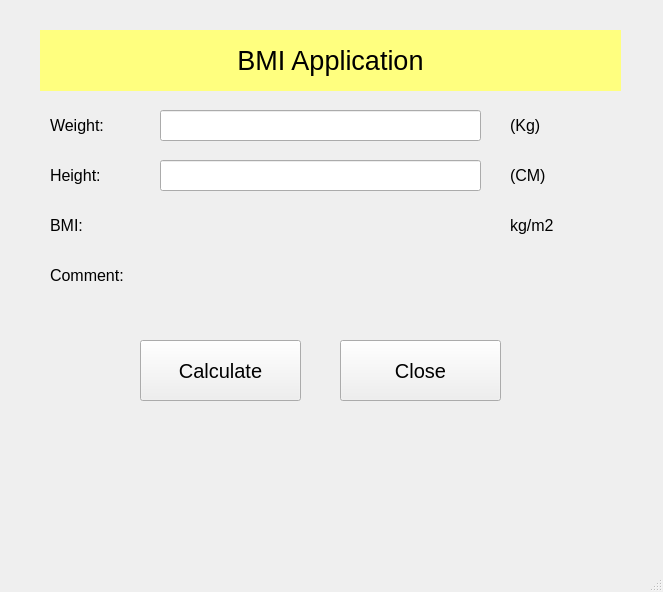
<?xml version="1.0" encoding="UTF-8"?>
<ui version="4.0">
 <class>MainWindow</class>
 <widget class="QMainWindow" name="MainWindow">
  <property name="geometry">
   <rect>
    <x>0</x>
    <y>0</y>
    <width>663</width>
    <height>592</height>
   </rect>
  </property>
  <property name="windowTitle">
   <string>Le Nguyen Quynh Nhu - K244111475</string>
  </property>
  <widget class="QWidget" name="centralwidget">
   <widget class="QLabel" name="label">
    <property name="geometry">
     <rect>
      <x>40</x>
      <y>30</y>
      <width>581</width>
      <height>61</height>
     </rect>
    </property>
    <property name="font">
     <font>
      <pointsize>20</pointsize>
     </font>
    </property>
    <property name="styleSheet">
     <string notr="true">background-color: rgb(255, 255, 127);
color: rgb(0, 0, 0);</string>
    </property>
    <property name="text">
     <string>BMI Application</string>
    </property>
    <property name="alignment">
     <set>Qt::AlignCenter</set>
    </property>
   </widget>
   <widget class="QLabel" name="label_2">
    <property name="geometry">
     <rect>
      <x>50</x>
      <y>110</y>
      <width>81</width>
      <height>31</height>
     </rect>
    </property>
    <property name="font">
     <font>
      <pointsize>12</pointsize>
     </font>
    </property>
    <property name="text">
     <string>Weight:</string>
    </property>
   </widget>
   <widget class="QLabel" name="label_3">
    <property name="geometry">
     <rect>
      <x>50</x>
      <y>160</y>
      <width>81</width>
      <height>31</height>
     </rect>
    </property>
    <property name="font">
     <font>
      <pointsize>12</pointsize>
     </font>
    </property>
    <property name="text">
     <string>Height:</string>
    </property>
   </widget>
   <widget class="QLabel" name="label_4">
    <property name="geometry">
     <rect>
      <x>50</x>
      <y>210</y>
      <width>81</width>
      <height>31</height>
     </rect>
    </property>
    <property name="font">
     <font>
      <pointsize>12</pointsize>
     </font>
    </property>
    <property name="text">
     <string>BMI:</string>
    </property>
   </widget>
   <widget class="QLabel" name="label_5">
    <property name="geometry">
     <rect>
      <x>50</x>
      <y>260</y>
      <width>111</width>
      <height>31</height>
     </rect>
    </property>
    <property name="font">
     <font>
      <pointsize>12</pointsize>
     </font>
    </property>
    <property name="text">
     <string>Comment:</string>
    </property>
   </widget>
   <widget class="QLineEdit" name="lineEditWeight">
    <property name="geometry">
     <rect>
      <x>160</x>
      <y>110</y>
      <width>321</width>
      <height>31</height>
     </rect>
    </property>
    <property name="font">
     <font>
      <pointsize>12</pointsize>
     </font>
    </property>
   </widget>
   <widget class="QLineEdit" name="lineEditHeight">
    <property name="geometry">
     <rect>
      <x>160</x>
      <y>160</y>
      <width>321</width>
      <height>31</height>
     </rect>
    </property>
    <property name="font">
     <font>
      <pointsize>12</pointsize>
     </font>
    </property>
   </widget>
   <widget class="QLabel" name="label_6">
    <property name="geometry">
     <rect>
      <x>510</x>
      <y>110</y>
      <width>81</width>
      <height>31</height>
     </rect>
    </property>
    <property name="font">
     <font>
      <pointsize>12</pointsize>
     </font>
    </property>
    <property name="text">
     <string>(Kg)</string>
    </property>
   </widget>
   <widget class="QLabel" name="label_7">
    <property name="geometry">
     <rect>
      <x>510</x>
      <y>160</y>
      <width>81</width>
      <height>31</height>
     </rect>
    </property>
    <property name="font">
     <font>
      <pointsize>12</pointsize>
     </font>
    </property>
    <property name="text">
     <string>(CM)</string>
    </property>
   </widget>
   <widget class="QLabel" name="label_8">
    <property name="geometry">
     <rect>
      <x>510</x>
      <y>210</y>
      <width>81</width>
      <height>31</height>
     </rect>
    </property>
    <property name="font">
     <font>
      <pointsize>12</pointsize>
     </font>
    </property>
    <property name="text">
     <string>kg/m2</string>
    </property>
   </widget>
   <widget class="QPushButton" name="pushButtonCalculate">
    <property name="geometry">
     <rect>
      <x>140</x>
      <y>340</y>
      <width>161</width>
      <height>61</height>
     </rect>
    </property>
    <property name="font">
     <font>
      <pointsize>15</pointsize>
     </font>
    </property>
    <property name="text">
     <string>Calculate</string>
    </property>
    <property name="icon">
     <iconset>
      <normaloff>images/532650_accountant_accounting_calculate_calculation_calculator_icon.png</normaloff>images/532650_accountant_accounting_calculate_calculation_calculator_icon.png</iconset>
    </property>
    <property name="iconSize">
     <size>
      <width>40</width>
      <height>40</height>
     </size>
    </property>
   </widget>
   <widget class="QPushButton" name="pushButtonClose">
    <property name="geometry">
     <rect>
      <x>340</x>
      <y>340</y>
      <width>161</width>
      <height>61</height>
     </rect>
    </property>
    <property name="font">
     <font>
      <pointsize>15</pointsize>
     </font>
    </property>
    <property name="text">
     <string>Close</string>
    </property>
    <property name="icon">
     <iconset>
      <normaloff>images/619539_close_delete_dismiss_exit_cancel_icon.png</normaloff>images/619539_close_delete_dismiss_exit_cancel_icon.png</iconset>
    </property>
    <property name="iconSize">
     <size>
      <width>40</width>
      <height>40</height>
     </size>
    </property>
   </widget>
   <widget class="QLabel" name="labelBMI">
    <property name="geometry">
     <rect>
      <x>160</x>
      <y>210</y>
      <width>321</width>
      <height>31</height>
     </rect>
    </property>
    <property name="font">
     <font>
      <pointsize>12</pointsize>
     </font>
    </property>
    <property name="styleSheet">
     <string notr="true">color: rgb(0, 0, 255);</string>
    </property>
    <property name="text">
     <string/>
    </property>
   </widget>
   <widget class="QLabel" name="labelComment">
    <property name="geometry">
     <rect>
      <x>160</x>
      <y>260</y>
      <width>321</width>
      <height>31</height>
     </rect>
    </property>
    <property name="font">
     <font>
      <pointsize>12</pointsize>
     </font>
    </property>
    <property name="styleSheet">
     <string notr="true">color: rgb(255, 0, 0);</string>
    </property>
    <property name="text">
     <string/>
    </property>
   </widget>
  </widget>
  <widget class="QMenuBar" name="menubar">
   <property name="geometry">
    <rect>
     <x>0</x>
     <y>0</y>
     <width>663</width>
     <height>26</height>
    </rect>
   </property>
  </widget>
  <widget class="QStatusBar" name="statusbar"/>
 </widget>
 <resources/>
 <connections/>
</ui>
